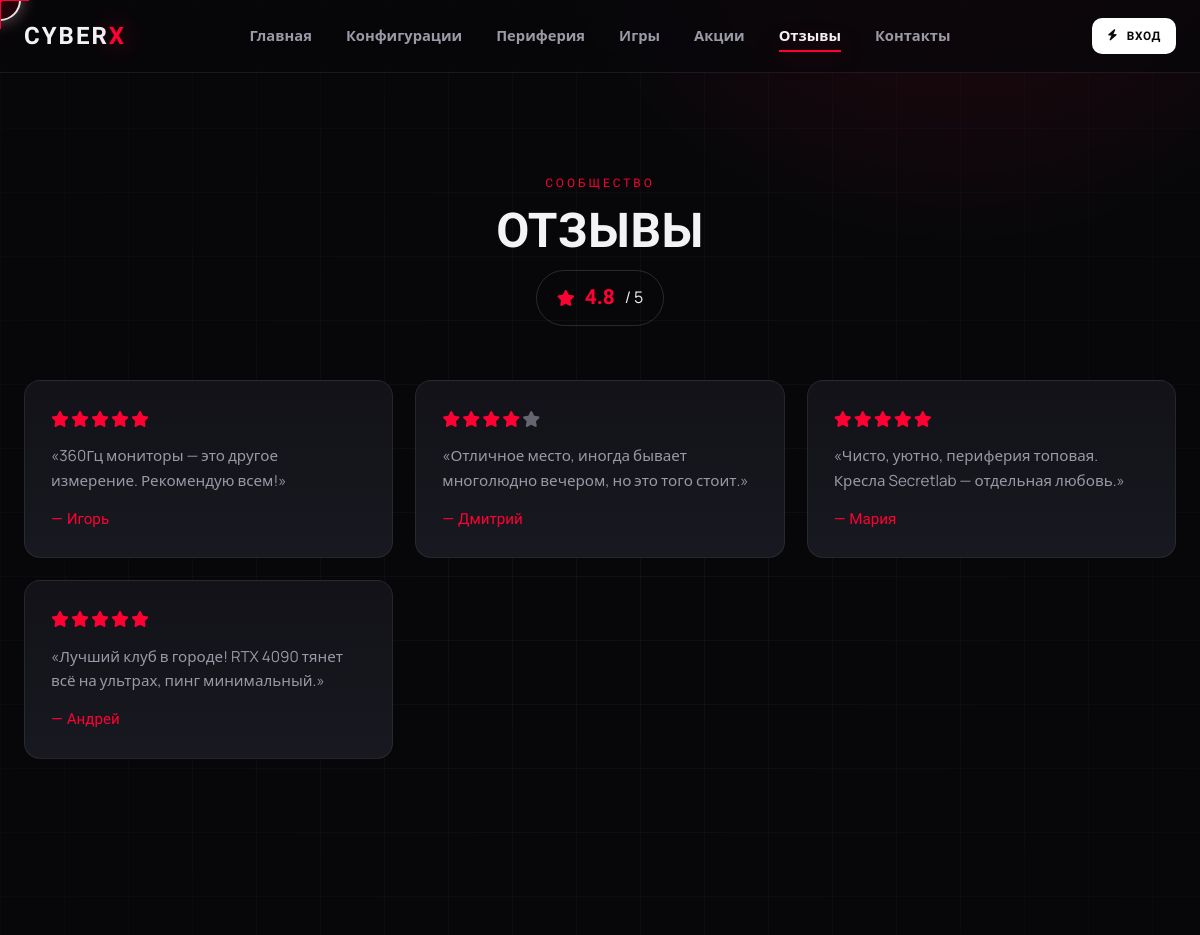
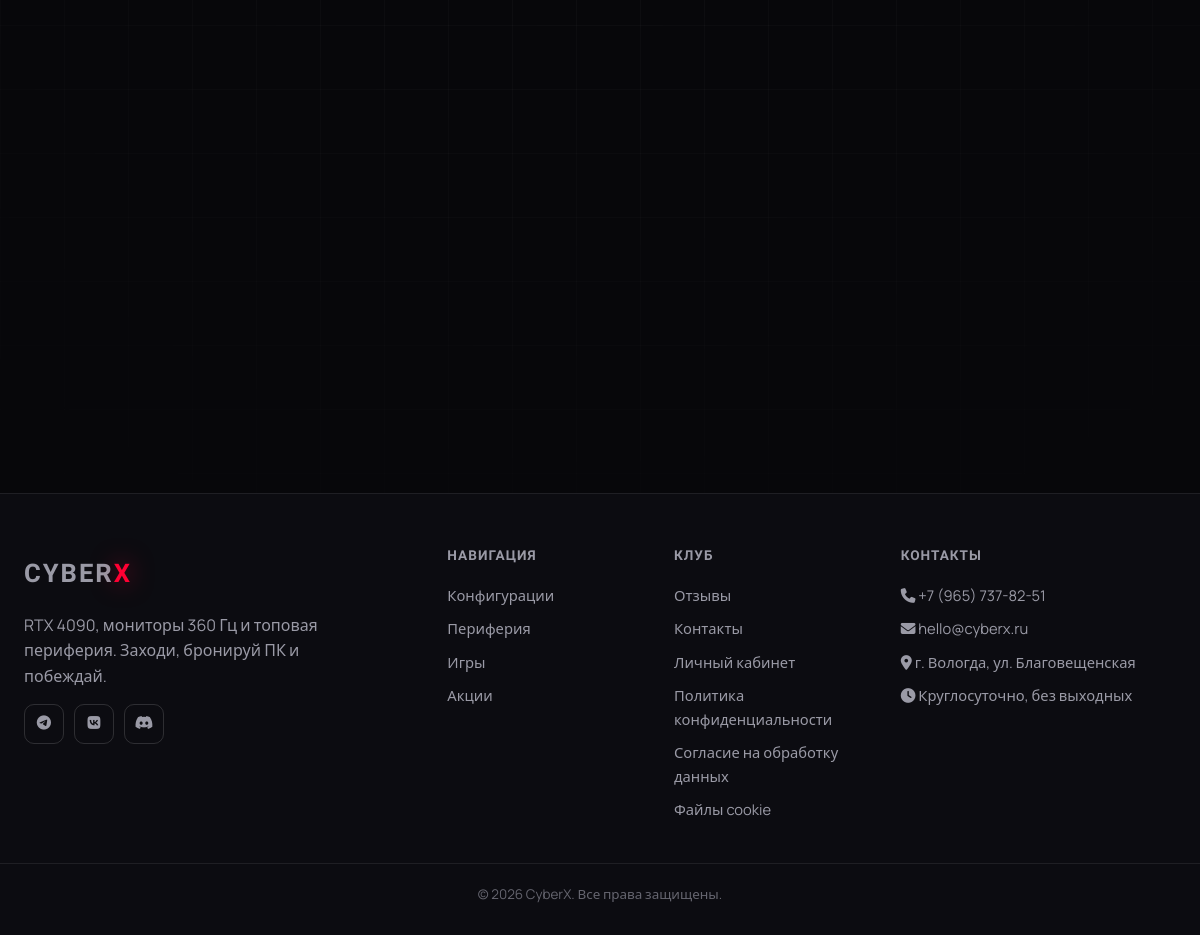
The app's page /reviews with its own data (2 pictures, top to bottom).
### tables this page shows
CREATE TABLE reviews (
    id         INTEGER PRIMARY KEY AUTOINCREMENT,
    author     TEXT NOT NULL,
    rating     INTEGER NOT NULL,
    text       TEXT NOT NULL,
    approved   INTEGER NOT NULL DEFAULT 0,
    created_at TEXT NOT NULL
);

CREATE TABLE settings (
    key   TEXT PRIMARY KEY,
    value TEXT
);

### app.py (the view)
@app.route("/reviews")
def reviews():
    db = get_db()
    rows = db.execute("SELECT * FROM reviews WHERE approved=1 ORDER BY id DESC").fetchall()
    avg = db.execute("SELECT COALESCE(AVG(rating),0) a FROM reviews WHERE approved=1").fetchone()["a"]
    return render_template("reviews.html", active="reviews", reviews=rows, avg=avg)

### app.py (called while the page is built, shortened)
def get_db():
    if "db" not in g:
        g.db = sqlite3.connect(DB_PATH)
        g.db.row_factory = sqlite3.Row          # доступ к колонкам по имени
        g.db.execute("PRAGMA foreign_keys = ON")
    return g.db

def load_settings():
    rows = get_db().execute("SELECT key,value FROM settings").fetchall()
    data = dict(DEFAULT_SETTINGS)
    data.update({r["key"]: r["value"] for r in rows})
    return data

@app.context_processor
def inject_globals():
    return {"settings": load_settings(), "current_year": datetime.now().year, "discount_levels": DISCOUNT_LEVELS}

@app.after_request
def inject_running_line(response):
    if request.endpoint != "index":
        return response

@app.after_request
def inject_about_flip_cards(response):
    if request.endpoint != "index":
        return response

### templates/reviews.html (shortened to what this page needs)
{% extends "base.html" %}
{% block content %}
<section class="section">
  <div class="container">
    <div class="section-head reveal">
      <span class="eyebrow">Сообщество</span>
      <h2>Отзывы</h2>
      <div class="avg-badge"><i class="fa-solid fa-star text-red"></i> <b>{{ '%.1f'|format(avg) }}</b> / 5</div>
    </div>
    {% if reviews %}
    <div class="grid grid-3 mb-2">
      {% for r in reviews %}
      <div class="card review-card reveal d{{ (loop.index0 % 3) + 1 }}">
        <div class="stars">{% for i in range(5) %}<i class="fa-solid fa-star {{ 'off' if i >= r['rating'] }}"></i>{% endfor %}</div>
        <p>«{{ r['text'] }}»</p>
        <div class="author text-red">— {{ r['author'] }}</div>
      </div>
      {% endfor %}
    </div>
    {% endif %}
    <div class="auth-wrap mt-2">
    </div>
  </div>
</section>
{% endblock %}

### templates/base.html (shortened to what this page needs)
<!DOCTYPE html>
<html lang="ru">
<head>
  <link rel="stylesheet" href="https://cdnjs.cloudflare.com/ajax/libs/font-awesome/6.5.1/css/all.min.css">
  <link rel="stylesheet" href="{{ url_for('static', filename='css/style.css') }}">
</head>
<body{% if open_tab %} data-open-tab="{{ open_tab }}"{% endif %}>
  <div class="cursor-ring"></div>
  <header class="header">
    <div class="container nav">
      <a href="{{ url_for('index') }}" class="brand">CYBER<b>X</b></a>
      <nav class="nav-links">
        <a href="{{ url_for('index') }}"       class="{{ 'active' if active=='index' }}">Главная</a>
        <a href="{{ url_for('configs') }}"     class="{{ 'active' if active=='configs' }}">Конфигурации</a>
        <a href="{{ url_for('peripherals') }}" class="{{ 'active' if active=='peripherals' }}">Периферия</a>
        <a href="{{ url_for('games') }}"       class="{{ 'active' if active=='games' }}">Игры</a>
        <a href="{{ url_for('promotions') }}"  class="{{ 'active' if active=='promotions' }}">Акции</a>
        <a href="{{ url_for('reviews') }}"     class="{{ 'active' if active=='reviews' }}">Отзывы</a>
        <a href="{{ url_for('contacts') }}"    class="{{ 'active' if active=='contacts' }}">Контакты</a>
      </nav>
      <div class="nav-actions">
        {% if session.get('user_id') %}
          <a href="{{ url_for('admin' if session.get('role')=='admin' else 'cabinet') }}" class="btn btn-ghost btn-sm">
            <i class="fa-solid fa-user"></i> {{ session.get('username') }}
          </a>
          <a href="{{ url_for('logout') }}" class="btn btn-primary btn-sm"><i class="fa-solid fa-right-from-bracket"></i></a>
        {% else %}
          <a href="{{ url_for('login') }}" class="btn btn-white btn-sm"><i class="fa-solid fa-bolt"></i> Вход</a>
        {% endif %}
      </div>
    </div>
  </header>
  <main>
    {% block content %}{% endblock %}
  </main>
  <footer class="footer">
    <div class="container footer-grid">
      <div>
        <a href="{{ url_for('index') }}" class="brand">CYBER<b>X</b></a>
        <p style="color:var(--muted); margin-top:14px; max-width:300px;">{{ settings.hero_subtitle }}</p>
        <div class="socials">
          <a href="{{ settings.social_tg }}"  target="_blank" rel="noopener"><i class="fa-brands fa-telegram"></i></a>
          <a href="{{ settings.social_vk }}"  target="_blank" rel="noopener"><i class="fa-brands fa-vk"></i></a>
          <a href="{{ settings.social_dis }}" target="_blank" rel="noopener"><i class="fa-brands fa-discord"></i></a>
        </div>
      </div>
      <div>
        <h4>Навигация</h4>
        <a href="{{ url_for('configs') }}">Конфигурации</a>
        <a href="{{ url_for('peripherals') }}">Периферия</a>
        <a href="{{ url_for('games') }}">Игры</a>
        <a href="{{ url_for('promotions') }}">Акции</a>
      </div>
      <div>
        <h4>Клуб</h4>
        <a href="{{ url_for('reviews') }}">Отзывы</a>
        <a href="{{ url_for('contacts') }}">Контакты</a>
        <a href="{{ url_for('login') }}">Личный кабинет</a>
  <a href="{{ url_for('privacy') }}">Политика конфиденциальности</a>
  <a href="{{ url_for('personal_data') }}">Согласие на обработку данных</a>
  <a href="{{ url_for('cookies_policy') }}">Файлы cookie</a>
      </div>
      <div>
        <h4>Контакты</h4>
        <a href="tel:{{ settings.contact_phone }}"><i class="fa-solid fa-phone"></i> {{ settings.contact_phone }}</a>
        <a href="mailto:{{ settings.contact_email }}"><i class="fa-solid fa-envelope"></i> {{ settings.contact_email }}</a>
        <a><i class="fa-solid fa-location-dot"></i> {{ settings.contact_address }}</a>
        <a><i class="fa-solid fa-clock"></i> {{ settings.contact_hours }}</a>
      </div>
    </div>
    <div class="container footer-bottom">© {{ current_year }} {{ settings.site_title }}. Все права защищены.</div>
  </footer>
</body>
</html>

### records on screen
reviews: rating 5 (drawn), text "360Гц мониторы — это другое измерение. Рекомендую всем!", author "Игорь"
reviews: rating 4 (drawn), text "Отличное место, иногда бывает многолюдно вечером, но это того стоит.", author "Дмитрий"
reviews: rating 5 (drawn), text "Чисто, уютно, периферия топовая. Кресла Secretlab — отдельная любовь.", author "Мария"
reviews: rating 5 (drawn), text "Лучший клуб в городе! RTX 4090 тянет всё на ультрах, пинг минимальный.", author "Андрей"
settings: hero_subtitle "RTX 4090, мониторы 360 Гц и топовая периферия. Заходи, бронируй ПК и побеждай."
settings: contact_phone "+7 (965) 737-82-51"
settings: contact_email "hello@cyberx.ru"
settings: contact_address "г. Вологда, ул. Благовещенская"
settings: contact_hours "Круглосуточно, без выходных"
settings: site_title "CyberX"

### other values on screen
{{ '%.1f'|format(avg) }} "4.8"
